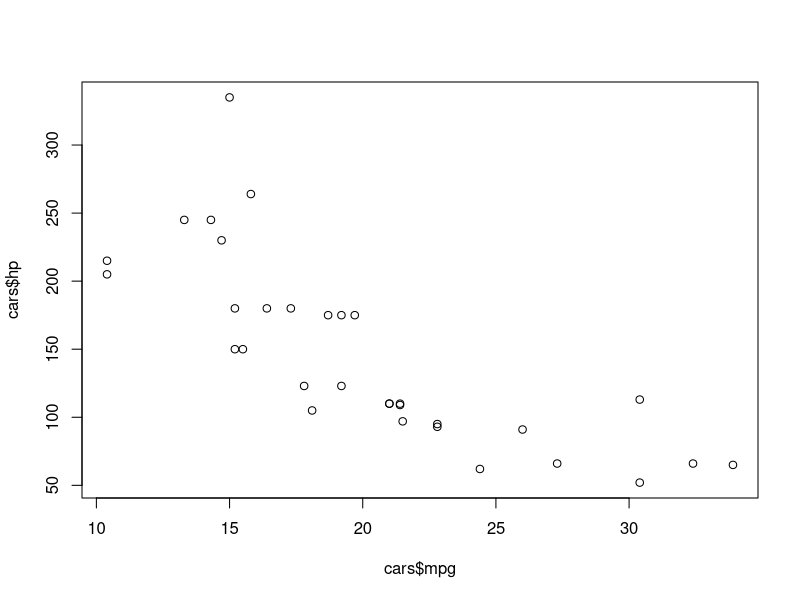
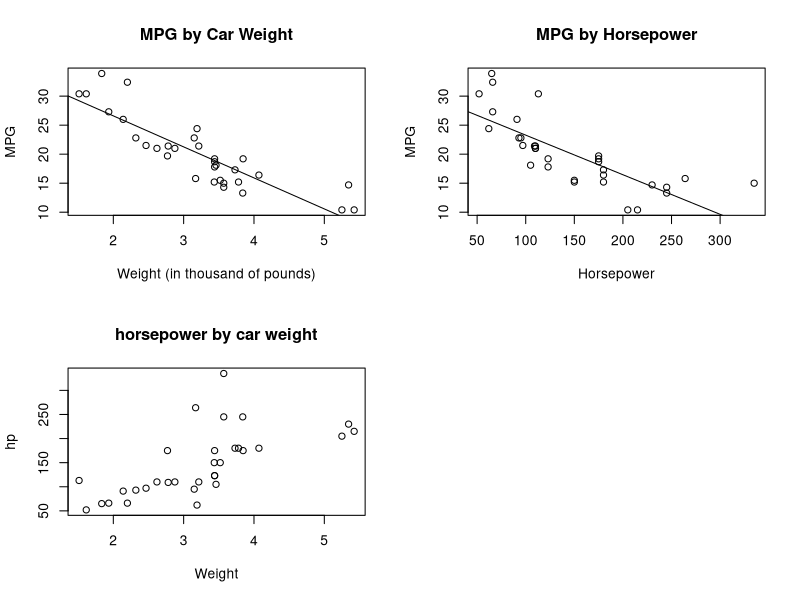

Write R code to recreate these figures, in order.
# load data
data("mtcars")
cars <- mtcars

# Plot miles per gallon (mpg) Vs horsepower (hp) to understand the correlation.
plot(cars$mpg, cars$hp)



# Fit a simple linear regression model of the above (mpg Vs horsepower) to analyze 
fit <- lm(formula = mpg ~ hp, data = cars)



# Identify the 𝛃0 (Y - intercept) + 𝛃1 (slope estimate).
# Use the summary values of t, p, R2, Residual standard error, etc.. to diagnose the model.

summary(fit)
confint(fit)



# find the confidence interval of the fit.
new.dat <- data.frame(hp=30)
predict(fit, newdata = new.dat, interval = 'confidence')
    # confidence interval
    # fit      lwr      upr
    # 28.05201 25.26627 30.83776



# Using the following unknown dataset, predict the mileage given the horsepower based on linear regression. 
testdata <- data.frame ( hp = c(126, 167, 189, 211, 272, 312))
predict(fit, newdata = testdata)
    # predicted value
    # 21.502098 18.704738 17.203716 15.702694 11.540769  8.811638 



# Plot miles per gallon (mpg) Vs horsepower (hp) Vs weight (wt) of the car

par(mfrow = c(2,2))
plot(mpg ~ wt, xlab="Weight (in thousand of pounds)", ylab="MPG", main="MPG by Car Weight", mtcars)
abline(lm(mpg ~ wt, data = mtcars))

plot(mpg ~ hp, xlab="Horsepower", ylab="MPG", main="MPG by Horsepower", mtcars)
abline(lm(mpg ~ hp, data = mtcars))

plot(hp ~ wt, xlab="Weight", ylab="hp", main="horsepower by car weight", mtcars)
abline(lm(mpg ~ hp, data = mtcars))


# Fit a multilinear regression model of the above (mpg Vs horsepower + wt) 
multfit <- lm(formula = mpg ~ hp + wt, data = cars)


# Identify the 𝛃0 (Y - intercept) + 𝛃1 , 𝛃2(slope estimate).
# Use the summary values of t, p, R^2, Residual standard error, etc.. to diagnose the model.

summary(multfit)
confint(multfit)


# find the confidence interval of the fit

new.dat <- data.frame(hp=126, wt=1)
predict(multfit, newdata = new.dat, interval = 'confidence')
    # confidence interval
    # fit      lwr      upr
    # 29.34605 26.55073 32.14137


# Compare this with multilinear model Vs mpg =  𝛃0+𝛃1*hp+𝛃2*wt+𝛃3*hp*wt (create a model with interaction).

cars$hpwt = cars$hp * cars$wt
multfit2 <- lm(formula = mpg ~ hp + wt + hpwt, data = cars)



# what do you infer?
    # Ans That Creating new features from already used ones help model to fit more easily.

# find the confidence interval of the fit

new.dat <- data.frame(hp=126, wt=1, hpwt = 126)
predict(multfit2, newdata = new.dat, interval = 'confidence')
    # confidence interval
    # fit     lwr     upr
    # 29.9678 27.6192 32.3164


#Which of the model performs better?
# Ans. One with more features, multfit2 then multfit and then simple linear as analysed through R square.

# Predict the miles [per gallon based on multilinear regression models 1&2  (interaction)]
testdata2 <- data.frame ( hp = c(126, 167, 189, 211, 272, 312), wt = c(1.5, 2.2, 2.9, 3.2, 3.8, 4.2))
predict(multfit, testdata2)
testdata2$hpwt <- testdata2$hp * testdata2$wt
predict(multfit2, testdata2)
    # prediction multfit
    # 1        2        3        4        5        6 
    # 27.40713 23.38996 19.97647 18.11412 13.84927 11.02722 
    # multfit2
    # 1        2        3        4        5        6 
    # 27.61392 21.90621 18.54449 16.97675 14.70133 14.31896 

